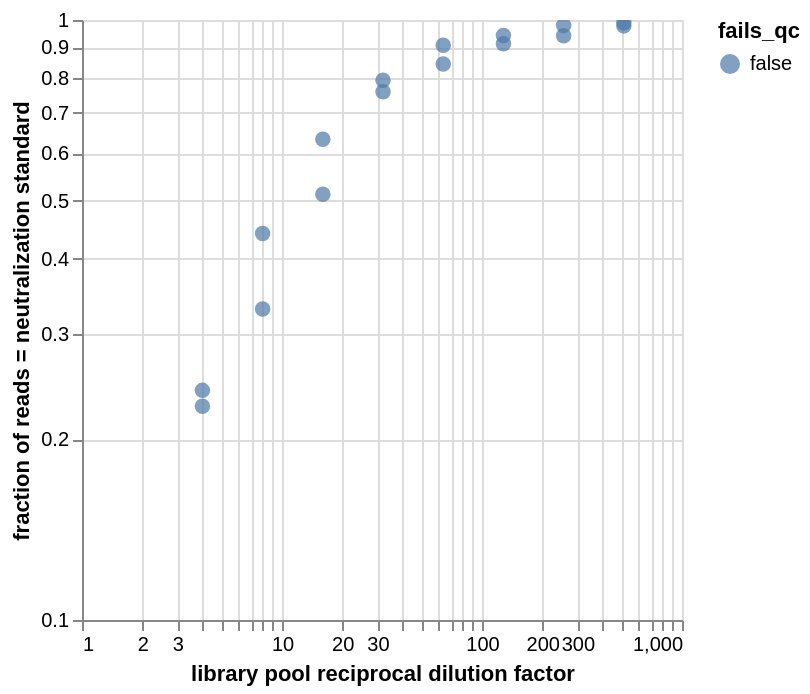

The code cell stored with this chart in its notebook:
### Code cell
# Scatterplot of the same data as above, plotted by dilution factor
alt.Chart(neut_standard_fracs).mark_circle(size=60).encode(
    alt.X('dilution_factor:Q', 
          scale=alt.Scale(type='log'),
          title='library pool reciprocal dilution factor'),
    alt.Y('neut_standard_frac:Q', 
          scale=alt.Scale(type='log'),
          title='fraction of reads = neutralization standard'),
    color='fails_qc',
    tooltip=['well', 'dilution_factor', 'neut_standard_frac', 'total_count']
).interactive()

### Figure 1 — Vega-Lite specification as saved in the notebook (floating-point values rounded to 4 significant figures)
{"config": {"view": {"continuousWidth": 300, "continuousHeight": 300}}, "data": {"name": "data-bb5f5c5a350b528da29ab12c785b588d"}, "mark": {"type": "circle", "size": 60}, "encoding": {"color": {"field": "fails_qc", "type": "nominal"}, "tooltip": [{"field": "well", "type": "nominal"}, {"field": "dilution_factor", "type": "quantitative"}, {"field": "neut_standard_frac", "type": "quantitative"}, {"field": "total_count", "type": "quantitative"}], "x": {"field": "dilution_factor", "scale": {"type": "log"}, "title": "library pool reciprocal dilution factor", "type": "quantitative"}, "y": {"field": "neut_standard_frac", "scale": {"type": "log"}, "title": "fraction of reads = neutralization standard", "type": "quantitative"}}, "params": [{"name": "param_1e9efca18e7a2868", "select": {"type": "interval", "encodings": ["x", "y"]}, "bind": "scales"}], "$schema": "https://vega.github.io/schema/vega-lite/v6.1.0.json", "datasets": {"data-bb5f5c5a350b528da29ab12c785b588d": [{"well": "A1", "sample_well": "A1-none-4-1 (A1)", "dilution_factor": 4, "total_count": 23036014, "neut_standard_count": 5230569, "neut_standard_frac": 0.2271, "fails_qc": false}, {"well": "A2", "sample_well": "A2-none-4-2 (A2)", "dilution_factor": 4, "total_count": 26915969, "neut_standard_count": 6497481, "neut_standard_frac": 0.2414, "fails_qc": false}, {"well": "B1", "sample_well": "B1-none-8-1 (B1)", "dilution_factor": 8, "total_count": 27362809, "neut_standard_count": 9026233, "neut_standard_frac": 0.3299, "fails_qc": false}, {"well": "B2", "sample_well": "B2-none-8-2 (B2)", "dilution_factor": 8, "total_count": 25721911, "neut_standard_count": 11333344, "neut_standard_frac": 0.4406, "fails_qc": false}, {"well": "C1", "sample_well": "C1-none-16-1 (C1)", "dilution_factor": 16, "total_count": 22987078, "neut_standard_count": 11782049, "neut_standard_frac": 0.5126, "fails_qc": false}, {"well": "C2", "sample_well": "C2-none-16-2 (C2)", "dilution_factor": 16, "total_count": 19426893, "neut_standard_count": 12294054, "neut_standard_frac": 0.6328, "fails_qc": false}, {"well": "D1", "sample_well": "D1-none-32-1 (D1)", "dilution_factor": 32, "total_count": 21241355, "neut_standard_count": 16125086, "neut_standard_frac": 0.7591, "fails_qc": false}, {"well": "D2", "sample_well": "D2-none-32-2 (D2)", "dilution_factor": 32, "total_count": 22361675, "neut_standard_count": 17743809, "neut_standard_frac": 0.7935, "fails_qc": false}, {"well": "E1", "sample_well": "E1-none-64-1 (E1)", "dilution_factor": 64, "total_count": 21107807, "neut_standard_count": 17827367, "neut_standard_frac": 0.8446, "fails_qc": false}, {"well": "E2", "sample_well": "E2-none-64-2 (E2)", "dilution_factor": 64, "total_count": 17920654, "neut_standard_count": 16269431, "neut_standard_frac": 0.9079, "fails_qc": false}, {"well": "F1", "sample_well": "F1-none-128-1 (F1)", "dilution_factor": 128, "total_count": 17603180, "neut_standard_count": 16064000, "neut_standard_frac": 0.9126, "fails_qc": false}, {"well": "F2", "sample_well": "F2-none-128-2 (F2)", "dilution_factor": 128, "total_count": 16578192, "neut_standard_count": 15622235, "neut_standard_frac": 0.9423, "fails_qc": false}, {"well": "G1", "sample_well": "G1-none-256-1 (G1)", "dilution_factor": 256, "total_count": 13088485, "neut_standard_count": 12325634, "neut_standard_frac": 0.9417, "fails_qc": false}, {"well": "G2", "sample_well": "G2-none-256-2 (G2)", "dilution_factor": 256, "total_count": 14861562, "neut_standard_count": 14550924, "neut_standard_frac": 0.9791, "fails_qc": false}, {"well": "H1", "sample_well": "H1-none-512-1 (H1)", "dilution_factor": 512, "total_count": 12497013, "neut_standard_count": 12218074, "neut_standard_frac": 0.9777, "fails_qc": false}, {"well": "H2", "sample_well": "H2-none-512-2 (H2)", "dilution_factor": 512, "total_count": 11690040, "neut_standard_count": 11564348, "neut_standard_frac": 0.9892, "fails_qc": false}]}}
